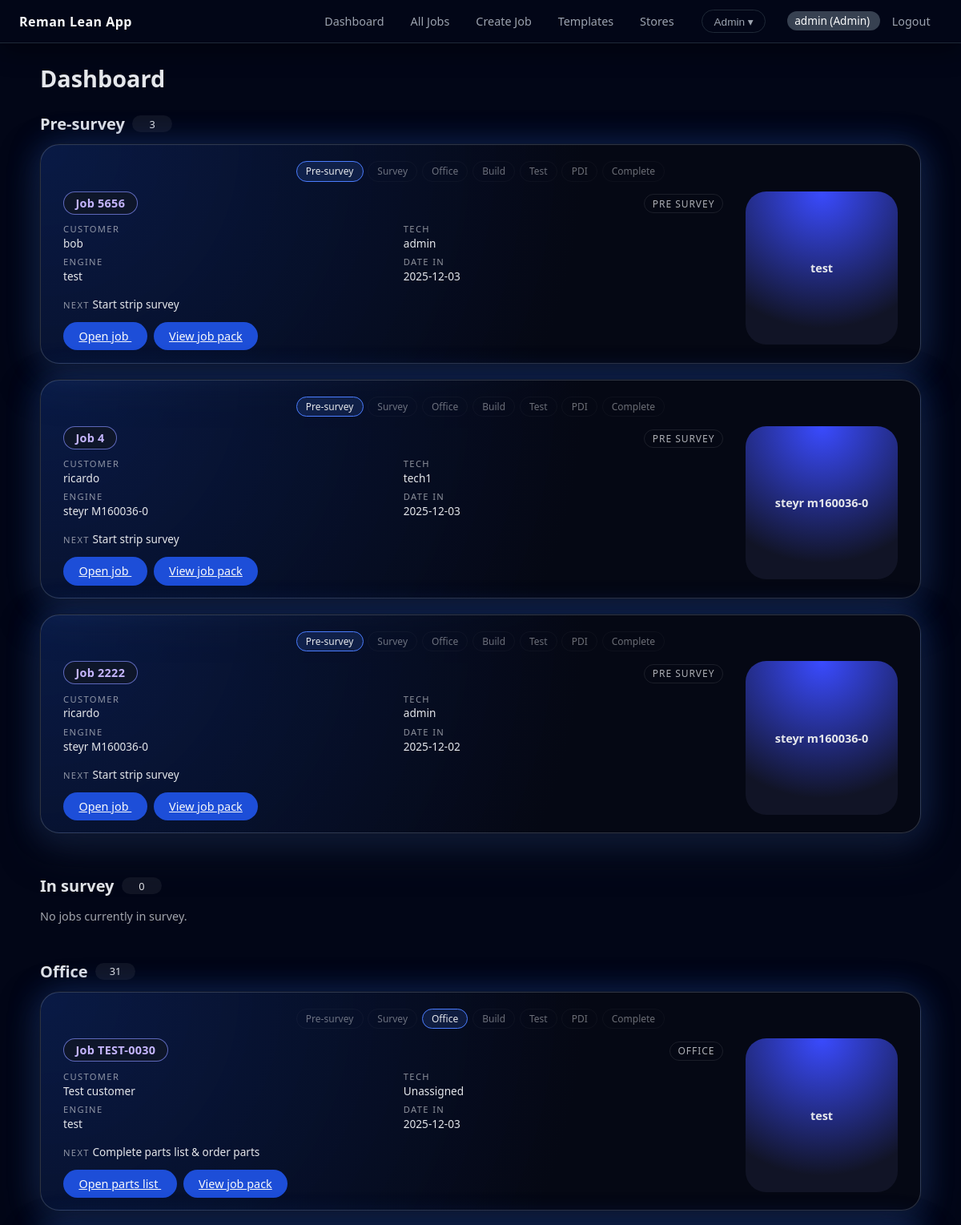
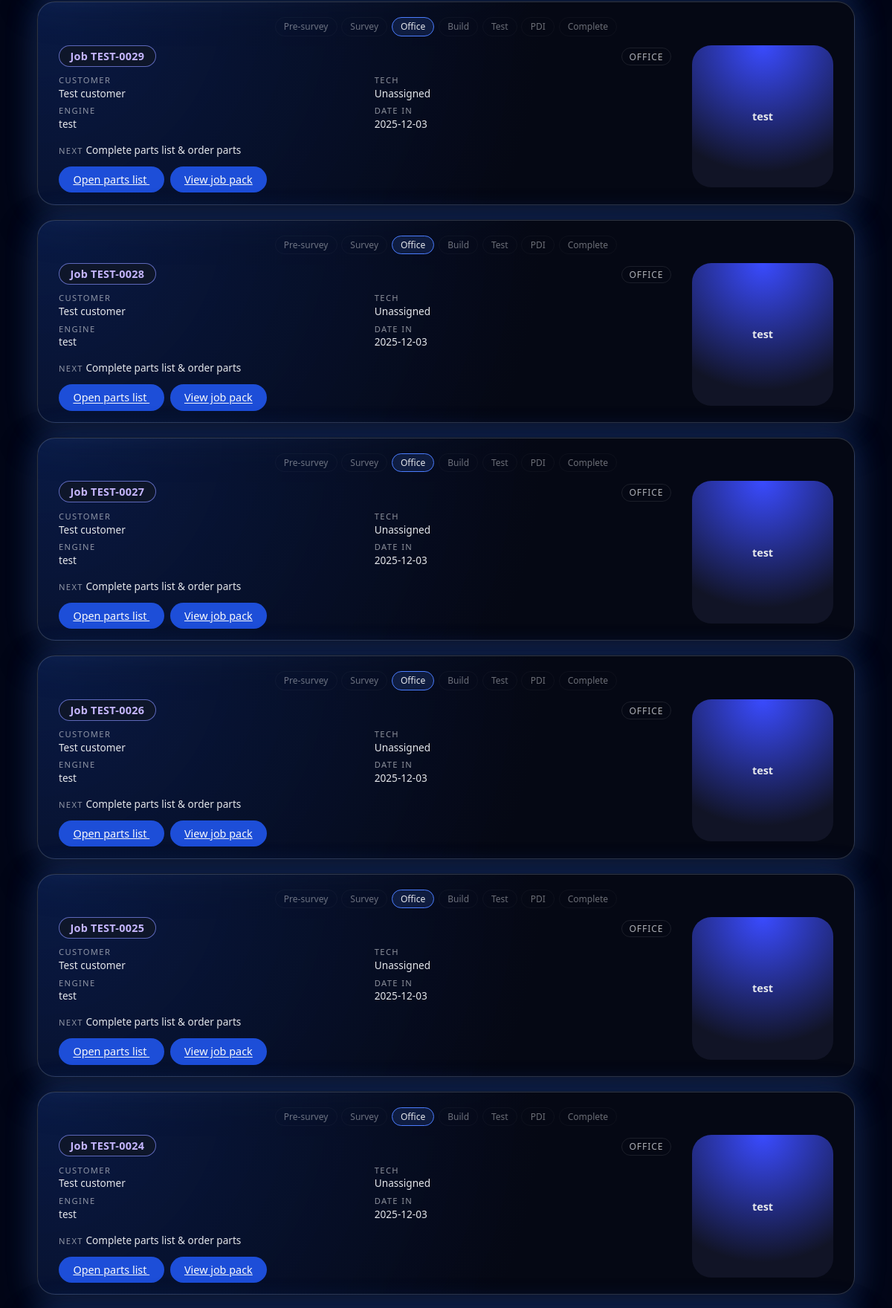
The app's page /dashboard (signed in, upper part) with its own data (2 pictures, top to bottom).
### models.py (models this page shows)
class User(db.Model):
    __tablename__ = "users"
    id = db.Column(db.Integer, primary_key=True)
    username = db.Column(db.String(64), unique=True, nullable=False)
    password_hash = db.Column(db.String(128), nullable=False)
    role = db.Column(db.Enum(RoleEnum), nullable=False)
    created_at = db.Column(db.DateTime, default=datetime.utcnow)
    assigned_jobs = db.relationship(
        "Job",
        foreign_keys="Job.assigned_to_id",
        back_populates="assigned_to",
        lazy="dynamic",
    )

class Job(db.Model):
    __tablename__ = "jobs"
    id = db.Column(db.Integer, primary_key=True)
    job_number = db.Column(db.String(64), unique=True, nullable=False)
    customer_name = db.Column(db.String(128))
    engine_type = db.Column(db.String(128))
    serial_number = db.Column(db.String(128))  # engine/part serial
    status = db.Column(
        db.Enum(JobStatusEnum),
        nullable=False,
        default=JobStatusEnum.PRE_SURVEY,
    )
    survey_layout = db.Column(
        db.String(32),
        nullable=False,
        default="classic",
    )
    created_at = db.Column(db.DateTime, default=datetime.utcnow)
    updated_at = db.Column(
        db.DateTime,
        default=datetime.utcnow,
        onupdate=datetime.utcnow,
    )
    template_id = db.Column(
        db.Integer,
        db.ForeignKey("templates.id"),
        nullable=True,
    )
    assigned_to_id = db.Column(
        db.Integer,
        db.ForeignKey("users.id"),
        nullable=True,
    )
    created_by_id = db.Column(
        db.Integer,
        db.ForeignKey("users.id"),
        nullable=True,
    )
    template = db.relationship("Template", back_populates="jobs")
    assigned_to = db.relationship(
        "User",
        foreign_keys=[assigned_to_id],
        back_populates="assigned_jobs",
    )
    created_by = db.relationship(
        "User",
        foreign_keys=[created_by_id],
    )
    pick_lists = db.relationship(
        "PickList",
        back_populates="job",
        cascade="all, delete-orphan",
        lazy="dynamic",
    )

### app.py (the view)
@app.route("/dashboard")
@login_required
def dashboard():
    user = current_user()
    if not user:
        return redirect(url_for("login"))
    if user.role == RoleEnum.STORES:
        return redirect(url_for("stores_hub", view="master"))
    q = Job.query.order_by(Job.created_at.desc())
    if user.role == RoleEnum.TECHNICIAN:
        q = q.filter(Job.assigned_to_id == user.id)
    all_jobs = q.all()
    pre_survey_jobs = []
    survey_jobs = []
    office_jobs = []
    build_jobs = []
    complete_jobs = []
    for job in all_jobs:
        if job.status == JobStatusEnum.PRE_SURVEY:
            pre_survey_jobs.append(job)
        elif job.status == JobStatusEnum.SURVEY:
            survey_jobs.append(job)
        elif job.status == JobStatusEnum.OFFICE:
            office_jobs.append(job)
        elif job.status == JobStatusEnum.BUILD:
            build_jobs.append(job)
        elif job.status == JobStatusEnum.COMPLETE:
            complete_jobs.append(job)
    jobs_by_status = {
        "Pre-survey": pre_survey_jobs,
        "Survey": survey_jobs,
        "Office": office_jobs,
        "Build": build_jobs,
        "Complete": complete_jobs,
    }
    user_role = user.role.value  # "Admin", "Office", "Technician", "Stores"
    return render_template(
        "dashboard.html",
        user_role=user_role,
        pre_survey_jobs=pre_survey_jobs,
        survey_jobs=survey_jobs,
        office_jobs=office_jobs,
        build_jobs=build_jobs,
        complete_jobs=complete_jobs,
        jobs_by_status=jobs_by_status,
    )

### app.py (called while the page is built)
def login_required(view):
    @wraps(view)
    def wrapped_view(**kwargs):
        if "user_id" not in session:
            return redirect(url_for("login"))
        return view(**kwargs)
    return wrapped_view

def current_user():
    uid = session.get("user_id")
    if not uid:
        return None
    return User.query.get(uid)

@app.context_processor
def inject_globals():
    return {
        "JobStatusEnum": JobStatusEnum,
        "DecisionEnum": DecisionEnum,
        "StockStatusEnum": StockStatusEnum,
        "MeasurementResultEnum": MeasurementResultEnum,
        "RoleEnum": RoleEnum,
        "current_user": current_user(),
        "job_age_days": job_age_days,
        "next_action_for_job": next_action_for_job,
    }

### templates/dashboard.html (shortened to what this page needs)
{% extends "base.html" %}
{% block content %}
  <h1 class="page-title">Dashboard</h1>
  <div class="dashboard-columns">
    <section class="dashboard-section">
      <div class="dashboard-section-header">
        <h2>Pre-survey</h2>
        <span class="dashboard-count-pill">{{ pre_survey_jobs|length }}</span>
      </div>
      {% if pre_survey_jobs %}
        {% for job in pre_survey_jobs %}
          {{ job_card(job,
                      'Open job',
                      url_for('job_detail', job_id=job.id),
                      'pre_survey') }}
        {% endfor %}
      {% else %}
        <p class="dashboard-empty">No jobs currently in pre-survey.</p>
      {% endif %}
    </section>
    <section class="dashboard-section">
      <div class="dashboard-section-header">
        <h2>In survey</h2>
        <span class="dashboard-count-pill">{{ survey_jobs|length }}</span>
      </div>
      {% if survey_jobs %}
        {% for job in survey_jobs %}
          {{ job_card(job,
                      'Open strip survey',
                      url_for('job_survey', job_id=job.id),
                      'survey') }}
        {% endfor %}
      {% else %}
        <p class="dashboard-empty">No jobs currently in survey.</p>
      {% endif %}
    </section>
    <section class="dashboard-section">
      <div class="dashboard-section-header">
        <h2>Office</h2>
        <span class="dashboard-count-pill">{{ office_jobs|length }}</span>
      </div>
      {% if office_jobs %}
        {% for job in office_jobs %}
          {{ job_card(job,
                      'Open parts list',
                      url_for('job_parts', job_id=job.id),
                      'office') }}
        {% endfor %}
      {% else %}
        <p class="dashboard-empty">No jobs currently in office stage.</p>
      {% endif %}
    </section>
  </div>
{% endblock %}
{% macro job_card(job, primary_label, primary_url, stage_key) %}
  <div class="job-card">
    <div class="job-progress-row">
      <div class="job-progress">
        {% set steps = [
          ('pre_survey', 'Pre-survey'),
          ('survey', 'Survey'),
          ('office', 'Office'),
          ('build', 'Build'),
          ('test', 'Test'),
          ('pdi', 'PDI'),
          ('complete', 'Complete')
        ] %}
        {% for key, label in steps %}
          <span class="job-progress-step{% if key == stage_key %} is-current{% endif %}">
            {{ label }}
          </span>
        {% endfor %}
      </div>
    </div>
    <div class="job-card-body">
      <div class="job-card-main">
        <div class="job-card-title-row">
          <a href="{{ primary_url }}" class="job-title-link">
            Job {{ job.job_number }}
          </a>
          <span class="job-stage-chip">
            {{ stage_key.replace('_', ' ')|title }}
          </span>
        </div>
        <div class="job-meta-grid-compact">
          <div class="job-meta-item">
            <span class="job-meta-label">Customer</span>
            <span class="job-meta-value">{{ job.customer_name or '—' }}</span>
          </div>
          <div class="job-meta-item">
            <span class="job-meta-label">Tech</span>
            <span class="job-meta-value">
              {% if job.assigned_to %}
                {{ job.assigned_to.username }}
              {% else %}
                Unassigned
              {% endif %}
            </span>
          </div>
          <div class="job-meta-item">
            <span class="job-meta-label">Engine</span>
            <span class="job-meta-value">
              {{ job.engine_type or 'Unknown engine' }}
            </span>
          </div>
          <div class="job-meta-item">
            <span class="job-meta-label">Date in</span>
            <span class="job-meta-value">
              {% if job.created_at %}
                {{ job.created_at.strftime('%Y-%m-%d') }}
              {% else %}
                —
              {% endif %}
            </span>
          </div>
        </div>
        <div class="job-next-row">
          <span class="job-meta-label">Next</span>
          <span class="job-meta-value">
            {% if job.next_action %}
              {{ job.next_action }}
            {% elif stage_key == 'pre_survey' %}
              Start strip survey
            {% elif stage_key == 'survey' %}
              Complete survey &amp; send to office
            {% elif stage_key == 'office' %}
              Complete parts list &amp; order parts
            {% elif stage_key == 'build' %}
              Build &amp; test engine
            {% else %}
              —
            {% endif %}
          </span>
        </div>
        <div class="job-actions-row">
          <a href="{{ primary_url }}" class="button primary">
            {{ primary_label }}
          </a>
          <a href="{{ url_for('job_pack', job_id=job.id) }}" class="button">
            View job pack
          </a>
        </div>
      </div>
      <div class="job-card-thumb-wrap">
        <div class="job-thumb job-thumb-tall">
          {{ job.engine_type or 'Engine' }}
        </div>
      </div>
    </div>
  </div>
{% endmacro %}

### templates/base.html (shortened to what this page needs)
<!doctype html>
<html lang="en">
<head>
    <link rel="stylesheet" href="{{ url_for('static', filename='style.css') }}">
</head>
<body>
    <header class="top-bar">
        <div class="brand">Reman Lean App</div>
        <nav class="nav">
            {% if current_user %}
                {% set role = current_user.role.value %}
                {% if role in ['Admin', 'Office'] %}
                    <a href="{{ url_for('dashboard') }}">Dashboard</a>
                    <a href="{{ url_for('jobs_list') }}">All Jobs</a>
                    <a href="{{ url_for('job_create') }}">Create Job</a>
                    <a href="{{ url_for('templates_list') }}">Templates</a>
                    <a href="{{ url_for('stores_hub', view='per_engine') }}">Stores</a>
                {% elif role == 'Stores' %}
                    <a href="{{ url_for('stores_hub', view='master') }}">Stores</a>
                {% else %}
                    <a href="{{ url_for('dashboard') }}">Dashboard</a>
                    <a href="{{ url_for('jobs_list') }}">All Jobs</a>
                {% endif %}
                {% if role == 'Admin' %}
                    <div class="nav-admin-dropdown">
                        <button class="nav-admin-trigger" type="button">
                            Admin ▾
                        </button>
                    </div>
                {% endif %}
                <span class="user-pill">
                    {{ current_user.username }} ({{ current_user.role.value }})
                </span>
                <a href="{{ url_for('logout') }}">Logout</a>
            {% endif %}
        </nav>
    </header>
    <main class="container">
        {% block content %}{% endblock %}
    </main>
</body>
</html>

### records on screen
User: username "admin", role.value "Admin"
Job: steps "Pre-survey" "Survey" "Office" "Build" "Test" "PDI" "Complete", job_number "5656", replace "PRE SURVEY", customer_name "bob", assigned_to.username "admin", engine_type "test", created_at "2025-12-03", primary_label "Open job"
Job: steps "Pre-survey" "Survey" "Office" "Build" "Test" "PDI" "Complete", job_number "4", replace "PRE SURVEY", customer_name "ricardo", assigned_to.username "tech1", engine_type "steyr M160036-0", created_at "2025-12-03", primary_label "Open job", engine_type "steyr m160036-0"
Job: steps "Pre-survey" "Survey" "Office" "Build" "Test" "PDI" "Complete", job_number "2222", replace "PRE SURVEY", customer_name "ricardo", assigned_to.username "admin", engine_type "steyr M160036-0", created_at "2025-12-02", primary_label "Open job", engine_type "steyr m160036-0"
Job: steps "Pre-survey" "Survey" "Office" "Build" "Test" "PDI" "Complete", job_number "TEST-0030", replace "OFFICE", customer_name "Test customer", engine_type "test", created_at "2025-12-03", primary_label "Open parts list"
Job: steps "Pre-survey" "Survey" "Office" "Build" "Test" "PDI" "Complete", job_number "TEST-0029", replace "OFFICE", customer_name "Test customer", engine_type "test", created_at "2025-12-03", primary_label "Open parts list"
Job: steps "Pre-survey" "Survey" "Office" "Build" "Test" "PDI" "Complete", job_number "TEST-0028", replace "OFFICE", customer_name "Test customer", engine_type "test", created_at "2025-12-03", primary_label "Open parts list"
Job: steps "Pre-survey" "Survey" "Office" "Build" "Test" "PDI" "Complete", job_number "TEST-0027", replace "OFFICE", customer_name "Test customer", engine_type "test", created_at "2025-12-03", primary_label "Open parts list"
Job: steps "Pre-survey" "Survey" "Office" "Build" "Test" "PDI" "Complete", job_number "TEST-0026", replace "OFFICE", customer_name "Test customer", engine_type "test", created_at "2025-12-03", primary_label "Open parts list"
Job: steps "Pre-survey" "Survey" "Office" "Build" "Test" "PDI" "Complete", job_number "TEST-0025", replace "OFFICE", customer_name "Test customer", engine_type "test", created_at "2025-12-03", primary_label "Open parts list"
Job: steps "Pre-survey" "Survey" "Office" "Build" "Test" "PDI" "Complete", job_number "TEST-0024", replace "OFFICE", customer_name "Test customer", engine_type "test", created_at "2025-12-03", primary_label "Open parts list"

### other values on screen
{{ pre_survey_jobs|length }} "3"
{{ survey_jobs|length }} "0"
{{ office_jobs|length }} "31"
